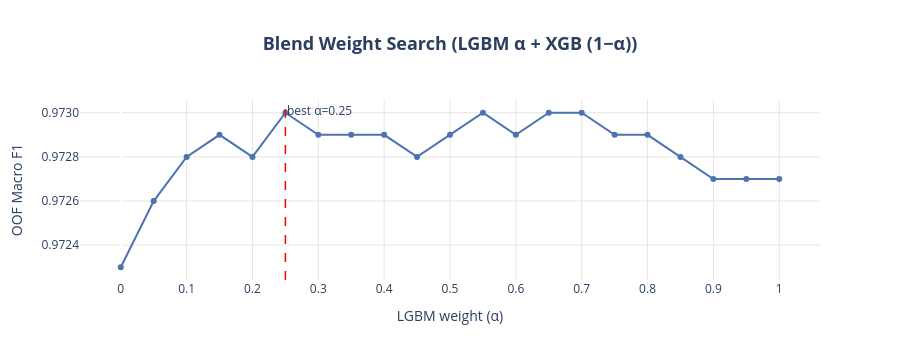

Notebook code cell kept with this figure:
### Markdown cell above
## Ensemble

A weighted probability blend of default LightGBM and tuned XGBoost was optimized by sweeping the LightGBM weight α ∈ [0, 1] (step 0.05) on 5-fold out-of-fold predictions. The optimal blend **α=0.25** (25% LGBM + 75% XGB) achieves **OOF Macro F1 = 0.9730**, the best result across all configurations.

### Code cell
import json
import numpy as np
import plotly.graph_objects as go
from src.utils import PLOTLY_LAYOUT

with open('submissions/ensemble_summary.json') as f:
    ens = json.load(f)

alphas = [round(a, 2) for a in list(np.arange(0.0, 1.01, 0.05))]
f1s    = [0.9723, 0.9726, 0.9728, 0.9729, 0.9728, 0.9730, 0.9729, 0.9729, 0.9729,
          0.9728, 0.9729, 0.9730, 0.9729, 0.9730, 0.9730, 0.9729, 0.9729, 0.9728,
          0.9727, 0.9727, 0.9727]

fig = go.Figure()
fig.add_trace(go.Scatter(
    x=alphas, y=f1s, mode="lines+markers",
    line=dict(color="#4C72B0", width=2), marker=dict(size=6),
))
fig.add_vline(x=0.25, line=dict(color="red", dash="dash", width=1.5),
              annotation_text="best α=0.25", annotation_position="top right")
fig.update_layout(
    title=dict(text="<b>Blend Weight Search (LGBM α + XGB (1−α))</b>", x=0.5, font=dict(size=18)),
    xaxis=dict(title="LGBM weight (α)", gridcolor="#e5e5e5", dtick=0.1),
    yaxis=dict(title="OOF Macro F1", tickformat=".4f", gridcolor="#e5e5e5"),
    height=360, **PLOTLY_LAYOUT,
)
fig.show()
print(f"Best: α={ens['blend_alpha']:.2f}  OOF F1={ens['best_oof_f1']:.4f}  →  {ens['submission_file']}")

### Figure 1 — Plotly figure (JSON) as saved in the notebook; plotly's stock layout.template omitted (floating-point values rounded to 4 significant figures)
{"data": [{"line": {"color": "#4C72B0", "width": 2}, "marker": {"size": 6}, "mode": "lines+markers", "type": "scatter", "x": [0, 0.05, 0.1, 0.15, 0.2, 0.25, 0.3, 0.35, 0.4, 0.45, 0.5, 0.55, 0.6, 0.65, 0.7, 0.75, 0.8, 0.85, 0.9, 0.95, 1], "y": [0.9723, 0.9726, 0.9728, 0.9729, 0.9728, 0.973, 0.9729, 0.9729, 0.9729, 0.9728, 0.9729, 0.973, 0.9729, 0.973, 0.973, 0.9729, 0.9729, 0.9728, 0.9727, 0.9727, 0.9727]}], "layout": {"annotations": [{"showarrow": false, "text": "best α=0.25", "x": 0.25, "xanchor": "left", "xref": "x", "y": 1, "yanchor": "top", "yref": "y domain"}], "height": 360, "paper_bgcolor": "white", "plot_bgcolor": "white", "shapes": [{"line": {"color": "red", "dash": "dash", "width": 1.5}, "type": "line", "x0": 0.25, "x1": 0.25, "xref": "x", "y0": 0, "y1": 1, "yref": "y domain"}], "title": {"font": {"size": 18}, "text": "<b>Blend Weight Search (LGBM α + XGB (1−α))</b>", "x": 0.5}, "xaxis": {"dtick": 0.1, "gridcolor": "#e5e5e5", "title": {"text": "LGBM weight (α)"}}, "yaxis": {"gridcolor": "#e5e5e5", "tickformat": ".4f", "title": {"text": "OOF Macro F1"}}}}
